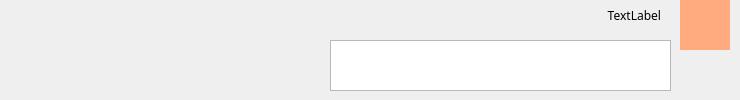
<?xml version="1.0" encoding="UTF-8"?>
<ui version="4.0">
 <class>RightChatItem</class>
 <widget class="QWidget" name="RightChatItem">
  <property name="geometry">
   <rect>
    <x>0</x>
    <y>0</y>
    <width>740</width>
    <height>100</height>
   </rect>
  </property>
  <property name="windowTitle">
   <string>Form</string>
  </property>
  <widget class="QTextBrowser" name="textBrowser">
   <property name="geometry">
    <rect>
     <x>330</x>
     <y>40</y>
     <width>341</width>
     <height>51</height>
    </rect>
   </property>
   <property name="font">
    <font>
     <family>楷体</family>
     <pointsize>12</pointsize>
    </font>
   </property>
   <property name="readOnly">
    <bool>true</bool>
   </property>
  </widget>
  <widget class="QLabel" name="lb_head">
   <property name="geometry">
    <rect>
     <x>680</x>
     <y>0</y>
     <width>50</width>
     <height>50</height>
    </rect>
   </property>
   <property name="styleSheet">
    <string notr="true">background-color: rgb(255, 170, 127);</string>
   </property>
   <property name="text">
    <string/>
   </property>
  </widget>
  <widget class="QLabel" name="lb_time">
   <property name="geometry">
    <rect>
     <x>150</x>
     <y>0</y>
     <width>511</width>
     <height>31</height>
    </rect>
   </property>
   <property name="font">
    <font>
     <family>楷体</family>
     <pointsize>9</pointsize>
    </font>
   </property>
   <property name="text">
    <string>TextLabel</string>
   </property>
   <property name="alignment">
    <set>Qt::AlignRight|Qt::AlignTrailing|Qt::AlignVCenter</set>
   </property>
  </widget>
 </widget>
 <resources/>
 <connections/>
</ui>
